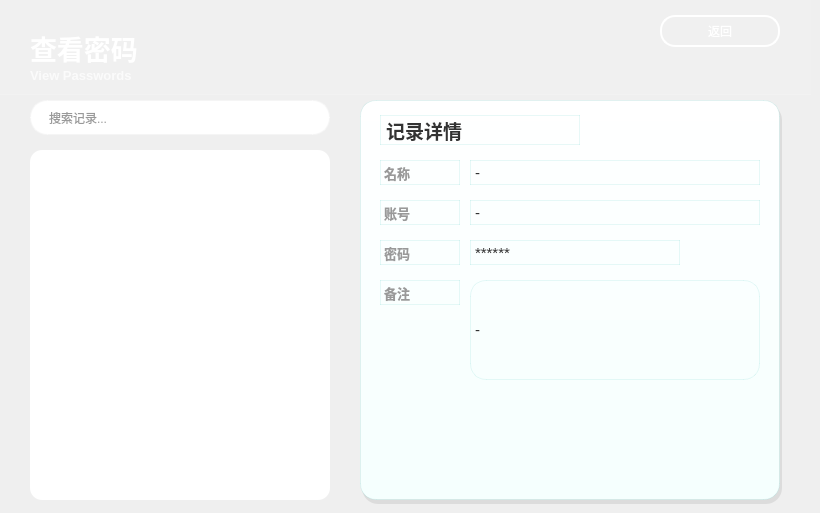
    <widget class="QWidget" name="page_9">
     <widget class="QFrame" name="glass_header_view">
      <property name="geometry">
       <rect>
        <x>0</x>
        <y>0</y>
        <width>811</width>
        <height>95</height>
       </rect>
      </property>
      <property name="styleSheet">
       <string notr="true">background: rgba(255, 255, 255, 0.05); border-bottom: 1px solid rgba(255, 255, 255, 0.15); </string>
      </property>
      <property name="frameShape">
       <enum>QFrame::Shape::NoFrame</enum>
      </property>
     </widget>
     <widget class="QLabel" name="viewTitle">
      <property name="geometry">
       <rect>
        <x>30</x>
        <y>30</y>
        <width>300</width>
        <height>35</height>
       </rect>
      </property>
      <property name="font">
       <font>
        <pointsize>20</pointsize>
        <bold>true</bold>
       </font>
      </property>
      <property name="styleSheet">
       <string notr="true">color: #FFFFFF; background: transparent;</string>
      </property>
      <property name="text">
       <string>查看密码</string>
      </property>
     </widget>
     <widget class="QLabel" name="viewSubtitle">
      <property name="geometry">
       <rect>
        <x>30</x>
        <y>65</y>
        <width>280</width>
        <height>20</height>
       </rect>
      </property>
      <property name="font">
       <font>
        <pointsize>10</pointsize>
        <bold>true</bold>
       </font>
      </property>
      <property name="styleSheet">
       <string notr="true">color: rgba(255, 255, 255, 180); background: transparent;</string>
      </property>
      <property name="text">
       <string>View Passwords</string>
      </property>
     </widget>
     <widget class="QPushButton" name="btn_view_back">
      <property name="geometry">
       <rect>
        <x>660</x>
        <y>15</y>
        <width>120</width>
        <height>32</height>
       </rect>
      </property>
      <property name="cursor">
       <cursorShape>PointingHandCursor</cursorShape>
      </property>
      <property name="styleSheet">
       <string notr="true">QPushButton {
    background: transparent;
    color: #FFFFFF;
    border: 2px solid #FFFFFF;
    border-radius: 15px;
    padding: 4px 16px;
    font: bold 11pt &quot;Microsoft YaHei&quot;;
}
QPushButton:hover {
    background: #FFFFFF;
    color: #39C5BB;
}
</string>
      </property>
      <property name="text">
       <string>返回</string>
      </property>
     </widget>
     <widget class="QLineEdit" name="edit_search">
      <property name="geometry">
       <rect>
        <x>30</x>
        <y>100</y>
        <width>300</width>
        <height>35</height>
       </rect>
      </property>
      <property name="styleSheet">
       <string notr="true">QLineEdit {
    background-color: #FFFFFF;
    border: 2px solid rgba(255, 255, 255, 0.4);
    border-radius: 17px;
    padding: 5px 15px;
    font: 11pt &quot;Microsoft YaHei&quot;;
    color: #333333;
}
QLineEdit:focus {
    border: 2px solid #FFFFFF;
}
</string>
      </property>
      <property name="placeholderText">
       <string>搜索记录...</string>
      </property>
     </widget>
     <widget class="QListWidget" name="list_passwords">
      <property name="geometry">
       <rect>
        <x>30</x>
        <y>150</y>
        <width>300</width>
        <height>350</height>
       </rect>
      </property>
      <property name="styleSheet">
       <string notr="true">QListWidget {
    background-color: #FFFFFF;
    border: none;
    border-radius: 12px;
    padding: 8px;
    font: 11pt &quot;Microsoft YaHei&quot;;
    color: #333333;
}
QListWidget::item {
    padding: 10px 12px;
    border-bottom: 1px solid #F0F0F0;
    border-radius: 6px;
}
QListWidget::item:hover {
    background-color: #F0FFFE;
}
QListWidget::item:selected {
    background-color: #E0F7F5;
    color: #2A9D96;
    font-weight: bold;
}
</string>
      </property>
     </widget>
     <widget class="QFrame" name="shadow_card_detail">
      <property name="geometry">
       <rect>
        <x>362</x>
        <y>104</y>
        <width>420</width>
        <height>400</height>
       </rect>
      </property>
      <property name="styleSheet">
       <string notr="true">background: rgba(0, 0, 0, 0.08); border-radius: 16px;</string>
      </property>
      <property name="frameShape">
       <enum>QFrame::Shape::NoFrame</enum>
      </property>
     </widget>
     <widget class="QFrame" name="card_detail">
      <property name="geometry">
       <rect>
        <x>360</x>
        <y>100</y>
        <width>420</width>
        <height>400</height>
       </rect>
      </property>
      <property name="styleSheet">
       <string notr="true">background: qlineargradient(x1:0, y1:0, x2:0, y2:1, stop:0 #FFFFFF, stop:1 #F5FFFE); border-radius: 16px; border: 1px solid rgba(57, 197, 187, 0.12);</string>
      </property>
      <property name="frameShape">
       <enum>QFrame::Shape::NoFrame</enum>
      </property>
      <widget class="QLabel" name="label_detail_title">
       <property name="geometry">
        <rect>
         <x>20</x>
         <y>15</y>
         <width>200</width>
         <height>30</height>
        </rect>
       </property>
       <property name="font">
        <font>
         <pointsize>14</pointsize>
         <bold>true</bold>
        </font>
       </property>
       <property name="styleSheet">
        <string notr="true">color: #333333; background: transparent;</string>
       </property>
       <property name="text">
        <string>记录详情</string>
       </property>
      </widget>
      <widget class="QLabel" name="label_detail_name_t">
       <property name="geometry">
        <rect>
         <x>20</x>
         <y>60</y>
         <width>80</width>
         <height>25</height>
        </rect>
       </property>
       <property name="font">
        <font>
         <pointsize>10</pointsize>
         <bold>true</bold>
        </font>
       </property>
       <property name="styleSheet">
        <string notr="true">color: #999999; background: transparent;</string>
       </property>
       <property name="text">
        <string>名称</string>
       </property>
      </widget>
      <widget class="QLabel" name="label_detail_name">
       <property name="geometry">
        <rect>
         <x>110</x>
         <y>60</y>
         <width>290</width>
         <height>25</height>
        </rect>
       </property>
       <property name="font">
        <font>
         <pointsize>11</pointsize>
        </font>
       </property>
       <property name="styleSheet">
        <string notr="true">color: #333333; background: transparent;</string>
       </property>
       <property name="text">
        <string>-</string>
       </property>
      </widget>
      <widget class="QLabel" name="label_detail_account_t">
       <property name="geometry">
        <rect>
         <x>20</x>
         <y>100</y>
         <width>80</width>
         <height>25</height>
        </rect>
       </property>
       <property name="font">
        <font>
         <pointsize>10</pointsize>
         <bold>true</bold>
        </font>
       </property>
       <property name="styleSheet">
        <string notr="true">color: #999999; background: transparent;</string>
       </property>
       <property name="text">
        <string>账号</string>
       </property>
      </widget>
      <widget class="QLabel" name="label_detail_account">
       <property name="geometry">
        <rect>
         <x>110</x>
         <y>100</y>
         <width>290</width>
         <height>25</height>
        </rect>
       </property>
       <property name="font">
        <font>
         <pointsize>11</pointsize>
        </font>
       </property>
       <property name="styleSheet">
        <string notr="true">color: #333333; background: transparent;</string>
       </property>
       <property name="text">
        <string>-</string>
       </property>
      </widget>
      <widget class="QLabel" name="label_detail_password_t">
       <property name="geometry">
        <rect>
         <x>20</x>
         <y>140</y>
         <width>80</width>
         <height>25</height>
        </rect>
       </property>
       <property name="font">
        <font>
         <pointsize>10</pointsize>
         <bold>true</bold>
        </font>
       </property>
       <property name="styleSheet">
        <string notr="true">color: #999999; background: transparent;</string>
       </property>
       <property name="text">
        <string>密码</string>
       </property>
      </widget>
      <widget class="QLabel" name="label_detail_password">
       <property name="geometry">
        <rect>
         <x>110</x>
         <y>140</y>
         <width>210</width>
         <height>25</height>
        </rect>
       </property>
       <property name="font">
        <font>
         <pointsize>11</pointsize>
        </font>
       </property>
       <property name="styleSheet">
        <string notr="true">color: #333333; background: transparent;</string>
       </property>
       <property name="text">
        <string>******</string>
       </property>
      </widget>
      <widget class="QLabel" name="label_detail_note_t">
       <property name="geometry">
        <rect>
         <x>20</x>
         <y>180</y>
         <width>80</width>
         <height>25</height>
        </rect>
       </property>
       <property name="font">
        <font>
         <pointsize>10</pointsize>
         <bold>true</bold>
        </font>
       </property>
       <property name="styleSheet">
        <string notr="true">color: #999999; background: transparent;</string>
       </property>
       <property name="text">
        <string>备注</string>
       </property>
      </widget>
      <widget class="QLabel" name="label_detail_note">
       <property name="geometry">
        <rect>
         <x>110</x>
         <y>180</y>
         <width>290</width>
         <height>100</height>
        </rect>
       </property>
       <property name="font">
        <font>
         <pointsize>11</pointsize>
        </font>
       </property>
       <property name="styleSheet">
        <string notr="true">color: #333333; background: transparent;</string>
       </property>
       <property name="text">
        <string>-</string>
       </property>
       <property name="wordWrap">
        <bool>true</bool>
       </property>
      </widget>
     </widget>
    </widget>
